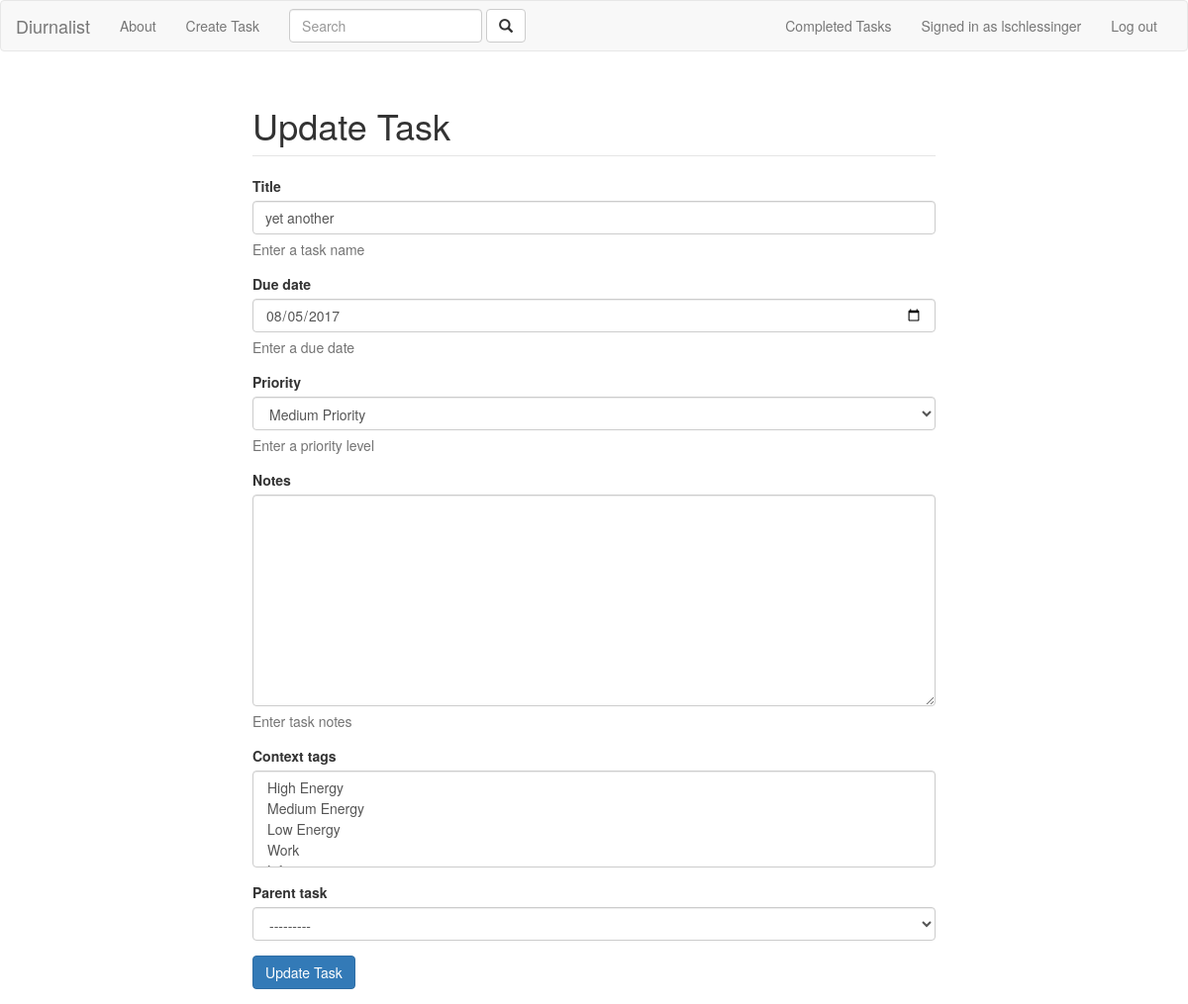
/tasks/task/7/update/ (signed in), run on the app's committed database.
### tasks/models.py (models this page shows, shortened)
class Task(models.Model):
    HIGH_PRIORITY = 'H'
    MEDIUM_PRIORITY = 'M'
    LOW_PRIORITY = 'L'
    PRIORITY_LEVELS = (
        (HIGH_PRIORITY, 'High Priority'),
        (MEDIUM_PRIORITY, 'Medium Priority'),
        (LOW_PRIORITY, 'Low Priority'),
    )
    title = models.CharField(max_length=200, help_text="Enter a task name")
    due_date = models.DateField(help_text="Enter a due date")
    position = models.PositiveIntegerField()
    priority = models.CharField(max_length=1, choices=PRIORITY_LEVELS, default=MEDIUM_PRIORITY,
                                help_text="Enter a priority level")
    created_by = models.ForeignKey(settings.AUTH_USER_MODEL)
    created_at = models.DateTimeField(auto_now_add=True)
    updated_at = models.DateTimeField(auto_now=True)
    done = models.BooleanField(default=False)
    notes = models.TextField(null=True, blank=True, help_text="Enter task notes")
    context_tags = models.ManyToManyField('ContextTag', null=True, blank=True)
    parent_task = models.ForeignKey("self", null=True, blank=True)
    done_at = models.DateTimeField(null=True, blank=True)
    class Meta:
        ordering = ["priority", "parent_task__id", "position"]

### tasks/views.py (the view)
# urls.py: url(r'^task/(?P<pk>\d+)/update/$', views.TaskUpdate.as_view(), name='task_update'),
class TaskUpdate(LoginRequiredMixin, UserOwnershipMixin, UpdateView):
    model = Task
    form_class = TaskForm
    def get_context_data(self, **kwargs):
        context = super(TaskUpdate, self).get_context_data(**kwargs)
        context['form_title'] = 'Update Task'
        context['submit_value'] = 'Update Task'
        return context

### tasks/views.py
class TaskForm(ModelForm):
    def __init__(self, *args, **kwargs):
        self.user = kwargs.pop('user', None)
        super(TaskForm, self).__init__(*args, **kwargs)
        for visible in self.visible_fields():
            visible.field.widget.attrs['class'] = 'form-control'
        if self.instance:
            self.fields['parent_task'].queryset = Task.objects.filter(created_by=self.user, parent_task=None,
                                                                      done=False)
    class Meta:
        model = Task
        fields = '__all__'
        exclude = ["position", "created_by", "done", "done_at"]
        widgets = {
            'due_date': DateTypeInput()
        }

### tasks/models.py (called while the page is built)
    def __str__(self):
        return '%s' % (self.name)

### tasks/views.py (called while the page is built)
    def test_func(self):
        owner = self.get_object().created_by
        return self.request.user == owner

### tasks/templates/tasks/task_form.html (shortened to what this page needs)
{% extends "base.html" %}
{% block content %}
    <div class="container">
        <form method="post">
            <fieldset>
                <legend><h1>{{ form_title }}</h1></legend>
                {% for field in form %}
                    {% if field.errors %}
                        <div class="form-group has-error">
                            <label for="{{ field.id_for_label }}" class="control-label">{{ field.label }}</label>
                            {{ field }}
                            <span id="errorHelpBlock" class="help-block">
                                {% for error in field.errors %}
                                    {{ error|escape }}
                                {% endfor %}
                            </span>
                        </div>
                    {% else %}
                        <div class="form-group">
                            <label for="{{ field.id_for_label }}" class="control-label">{{ field.label }}</label>
                            {{ field }}
                            {% if field.help_text %}
                                <span id="helpBlock" class="help-block">{{ field.help_text|safe }}</span>
                            {% endif %}
                        </div>
                    {% endif %}
                {% endfor %}
                <button type="submit" class="btn btn-primary">{{ submit_value }}</button>
            </fieldset>
        </form>
    </div>
{% endblock %}

### templates/base.html (shortened to what this page needs)
<!DOCTYPE html>
<html lang="en">
<head>
    <link rel="stylesheet" href="https://maxcdn.bootstrapcdn.com/bootstrap/3.3.7/css/bootstrap.min.css">
    {% load static %}
    <link rel="stylesheet" href="{% static 'css/main.css' %}" />
</head>
<body>
  {% block navbar %}
      <nav class="navbar navbar-default">
        <div class="container-fluid">
        <div class="navbar-header">
          <a class="navbar-brand" href="{% url 'main' %}">Diurnalist</a>
        </div>
        <div class="collapse navbar-collapse" id="bs-example-navbar-collapse-1">
          <ul class="nav navbar-nav">
            <li class="{% if active_item == 'about' %}active{% endif %}"><a href="{% url 'about' %}">About</a></li>
            {% if user.is_authenticated %}
                <li class="{% if active_item == 'create_task' %}active{% endif %}"><a href="{% url 'task_create' %}">Create Task</a></li>
                <li>
                    <form action="{% url 'task_search' %}" class="navbar-form navbar-left" role="search" method="get">
                        <div class="form-group">
                            <input name="query" id="id_query" type="text" class="form-control" placeholder="Search">
                        </div>
                        <button class="btn btn-default" type="submit">
                            <i class="glyphicon glyphicon-search"></i>
                        </button>
                    </form>
                </li>
            {% endif %}
          </ul>
          <ul class="nav navbar-nav navbar-right">
              {% if user.is_authenticated %}
                  <li class="{% if active_item == 'tasks_completed' %}active{% endif %}"><a href="{% url 'tasks_completed' %}">Completed Tasks</a></li>
                  <li><p class="navbar-text">Signed in as <a href="{% url 'profile_main_page' %}" class="navbar-link">{{ user.username }}</a></p></li>
                  <li><a href="{% url 'logout' %}">Log out</a></li>
              {% else %}
                  <li><a href="{% url 'login' %}">Log in</a></li>
                  <li><a href="{% url 'registration_register' %}">Create Account</a></li>
              {% endif %}
          </ul>
        </div>
        </div>
      </nav>
  {% endblock %}
  {% block content %}{% endblock %}
</body>
</html>

### tasks/static/css/main.css (style rules this page uses)
.container form { max-width: 730px; padding: 15px 20px; margin: 0 auto; }

### data on the page
Task: form "yet another" "08/05/2017" "Medium Priority" "---------"

### other printed values
{{ user.username }} "lschlessinger"
{{ field.label }} "Title" "Due date" "Priority" "Notes" "Context tags" "Parent task"
{{ field.help_text|safe }} "Enter a task name" "Enter a due date" "Enter a priority level" "Enter task notes"
{{ submit_value }} "Update Task"
